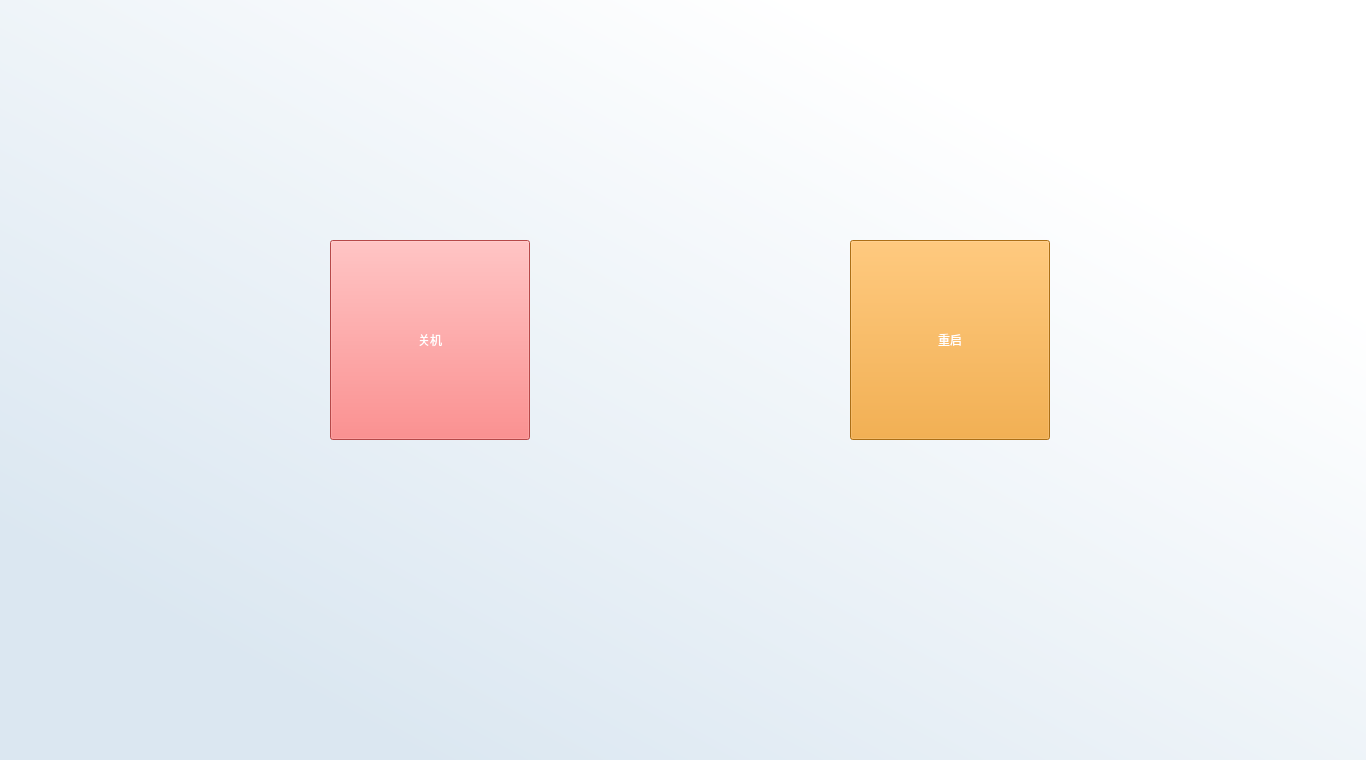
<?xml version="1.0" encoding="UTF-8"?>
<ui version="4.0">
 <class>lib_reOFF</class>
 <widget class="QWidget" name="lib_reOFF">
  <property name="geometry">
   <rect>
    <x>0</x>
    <y>0</y>
    <width>1366</width>
    <height>760</height>
   </rect>
  </property>
  <property name="windowTitle">
   <string>Form</string>
  </property>
  <property name="styleSheet">
   <string notr="true">#lib_reOFF{background-color: qlineargradient(spread:pad, x1:0.049, y1:0.961, x2:1, y2:0, stop:0.11236 rgba(219, 231, 241, 255), stop:0.780899 rgba(255, 255, 255, 255));}</string>
  </property>
  <widget class="QPushButton" name="but_reboot">
   <property name="geometry">
    <rect>
     <x>850</x>
     <y>240</y>
     <width>200</width>
     <height>200</height>
    </rect>
   </property>
   <property name="styleSheet">
    <string notr="true">color: rgb(255, 255, 255);
background-color: rgb(241, 156, 31);
font: 36pt &quot;黑体&quot;;</string>
   </property>
   <property name="text">
    <string>重启</string>
   </property>
   <property name="flat">
    <bool>false</bool>
   </property>
  </widget>
  <widget class="QPushButton" name="but_poweroff">
   <property name="geometry">
    <rect>
     <x>330</x>
     <y>240</y>
     <width>200</width>
     <height>200</height>
    </rect>
   </property>
   <property name="styleSheet">
    <string notr="true">color: rgb(255, 255, 255);
background-color: rgb(255, 102, 102);
font: 36pt &quot;黑体&quot;;</string>
   </property>
   <property name="text">
    <string>关机</string>
   </property>
  </widget>
 </widget>
 <resources/>
 <connections/>
</ui>
